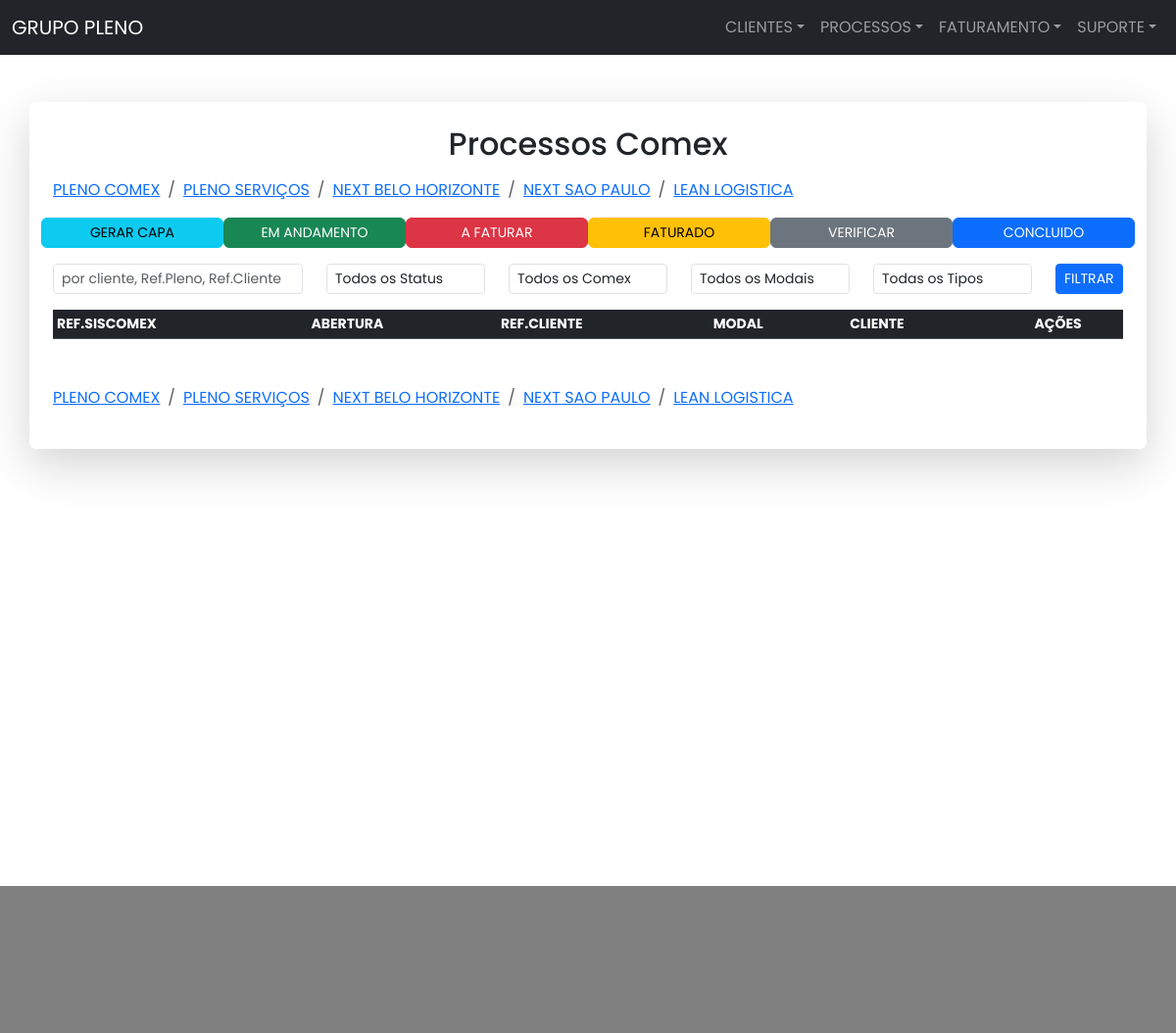
The app's page /processoscomex/, older data.
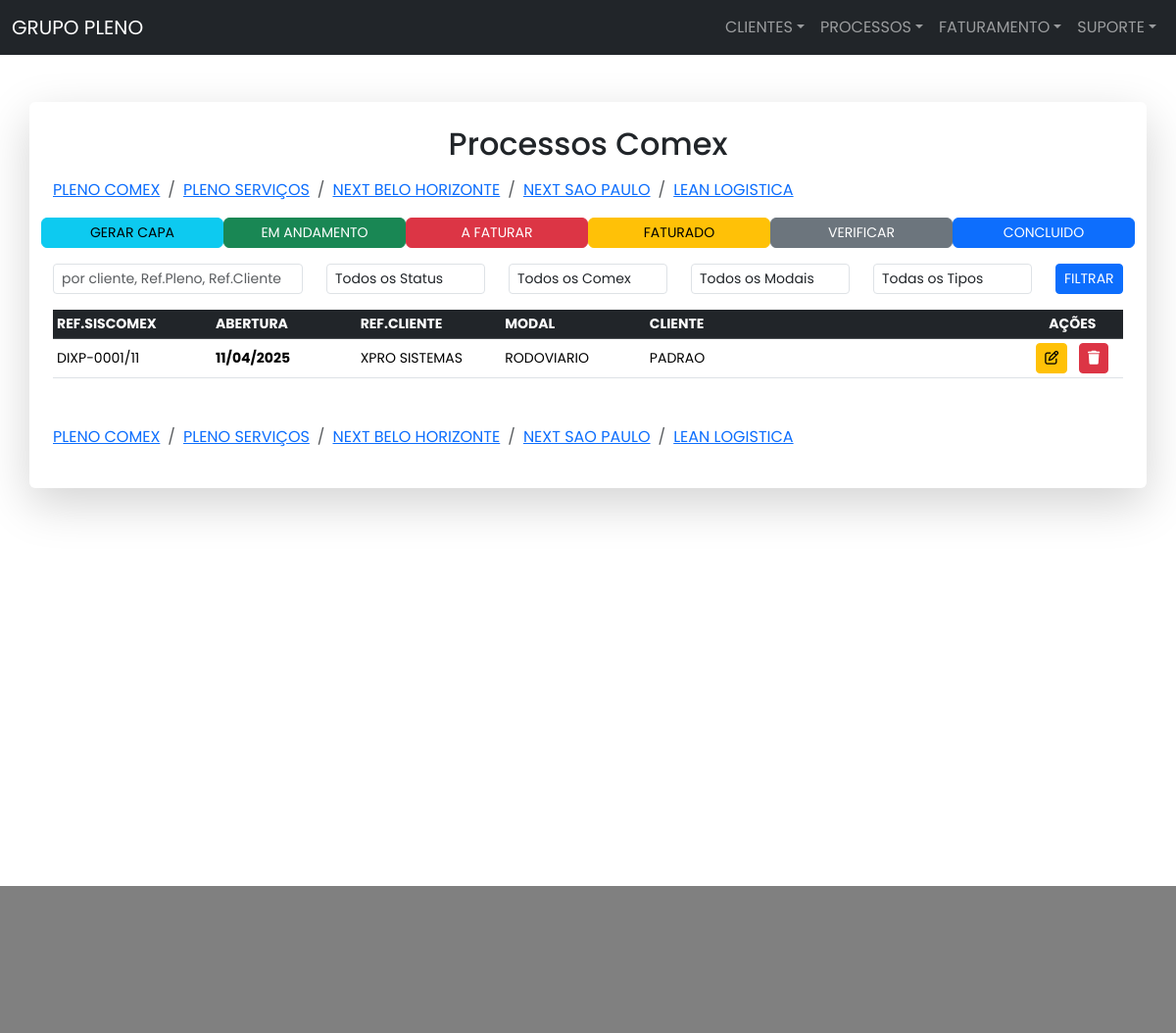
The same page, newer data.
### processos/models.py (models this page shows, shortened)
class Teste1ProcessoComex(models.Model):
    choices_status = (('N', 'NÃO INICIADO'),
                      ('E', 'EM ANDAMENTO'),
                      ('A', 'A FATURAR'),
                      ('F', 'FATURADO'),
                      ('V', 'VERIFICAR'),
                      ('C', 'CONCLUIDO'))
    status = models.CharField(
        max_length=2, choices=choices_status, default='N')
    choices_comex = (('I', 'IMPORTAÇÃO'),
                     ('E', 'EXPORTAÇÃO'),
                     ('O', 'OUTRO'))
    comex = models.CharField(
        max_length=2, choices=choices_comex, default='I')
    choices_modal = (('M', 'MARITIMO'),
                     ('A', 'AEREO'),
                     ('R', 'RODOVIARIO'),
                     ('C', 'COURIER'),
                     ('P', 'POSTAL'),
                     ('O', 'OUTRO'))
    modal = models.CharField(
        max_length=2, choices=choices_modal, default='M')
    data_abertura = models.DateTimeField(
        auto_now_add=True, verbose_name='Data Abertura', null=True, blank=True)
    codigo_processo = models.CharField(
        max_length=20, verbose_name='Codigo Processo', null=True, blank=True)
    ref_cliente = models.CharField(
        max_length=50, verbose_name='Ref Cliente', null=True, blank=True)
    numero_alternativo = models.CharField(
        max_length=10, verbose_name='Num Alternativo', null=True, blank=True)
    observacoes = models.TextField(
        verbose_name='OBSERVACOES', null=True, blank=True)
    empresa_id = models.CharField(
        max_length=10, verbose_name='Empresa', null=True, blank=True)
    cliente = models.ForeignKey(Teste1Cliente, null=True, blank=True,
                                on_delete=models.SET_NULL)
    empresa_tipo = models.ForeignKey(Teste1TipoComex, null=True, blank=True,
                                     on_delete=models.SET_NULL)
    class Meta:
        ordering = ('-id',)

### parceiros/models.py (models this page shows, shortened)
class Teste1Cliente(models.Model):
    STATUS_CHOICES = [
        ('A', 'ATIVO'),
        ('I', 'INATIVO'),
    ]
    nome = models.CharField(
        max_length=50, verbose_name='NOME FANTASIA', null=True, blank=True)
    razao_social = models.CharField(
        max_length=200, verbose_name='RAZÃO SOCIAL', null=True, blank=True)
    cnpj = models.CharField(
        max_length=25, verbose_name='CNPJ', null=True, blank=True)
    insc_est = models.CharField(
        max_length=25, verbose_name='INSC EST', null=True, blank=True)
    sigla_imp = models.CharField(
        max_length=5, verbose_name='SIGLA IMP', null=True, blank=True)
    sigla_exp = models.CharField(
        max_length=5, verbose_name='SIGLA EXP', null=True, blank=True)
    serv_sigla_imp = models.CharField(
        max_length=5, verbose_name='SIGLA IMP SERV', null=True, blank=True)
    serv_sigla_exp = models.CharField(
        max_length=5, verbose_name='SIGLA EXP SERV', null=True, blank=True)
    cod_interno = models.CharField(
        max_length=25, verbose_name='COD INTERNO', null=True, blank=True)
    observacoes = models.TextField(
        verbose_name='OBSERVACOES', null=True, blank=True)
    status = models.CharField(
        max_length=2, choices=STATUS_CHOICES)
    grupo = models.ForeignKey(Teste1Grupo, related_name='grupos',
                              on_delete=models.SET_NULL,
                              null=True, blank=True)
    categoria = models.ForeignKey(Teste1Categoria, related_name='categorias',
                                  on_delete=models.SET_NULL,
                                  null=True, blank=True)

### processos/views.py (the view, shortened to what this page needs)
class ProcessoComexView(View):
    template_name = 'processos/comex/processos_comex.html'
    def get(self, request):
        title = 'PROCESSOS COMEX'
        processos = Teste1ProcessoComex.objects.all().order_by(
            '-id')
        form = ProcessosComexForm()
        tipos_comex = Teste1TipoComex.objects.all()
        query = request.GET.get('q', '')
        status = request.GET.get('status', '')
        comex = request.GET.get('comex', '')
        modal = request.GET.get('modal', '')
        empresa_tipo = request.GET.get('empresa_tipo', '')
        if status:
            processos = processos.filter(status=status)
        if comex:
            processos = processos.filter(comex=comex)
        if modal:
            processos = processos.filter(modal=modal)
        if empresa_tipo:
            processos = processos.filter(empresa_tipo_id=empresa_tipo)
        default_page = 1
        page = request.GET.get('page', default_page)
        processos_per_page = 25
        paginator = Paginator(processos, processos_per_page)
        page_number = request.GET.get('page')
        processos_page = paginator.get_page(page_number)
        try:
            processos_page = paginator.page(page)
        except PageNotAnInteger:
            processos_page = paginator.page(default_page)
        except EmptyPage:
            processos_page = paginator.page(paginator.num_pages)
        return render(request, ProcessoComexView.template_name, {
            'title': title,
            'processos': processos_page,
            'tipos_comex': tipos_comex,
            'query': query,
            'status': status,
            'comex': comex,
            'modal': modal,
            'empresa_tipo': empresa_tipo,
            'form': form
        })

### processos/templates/processos/comex/processos_comex.html (shortened to what this page needs)
{% extends 'base.html' %}
{% load static %}
{% block body %}
<main class="container p-4 shadow-lg p-3 mb-5 bg-white rounded my-5">
    <h2 class="text-center mb-3">Processos Comex</h2>
    {% include 'processos/_breadcrumb_processos.html' %}
    <div class="row mb-3">
        <a href="{% url 'processos_comex1' %}" class="col-sm-2 btn btn-sm btn-info rounded">GERAR CAPA</a>
        <a href="{% url 'processos_comex2' %}" class="col-sm-2 btn btn-sm btn-success rounded">EM ANDAMENTO</a>
        <a href="{% url 'processos_comex3' %}" class="col-sm-2 btn btn-sm btn-danger rounded">A FATURAR</a>
        <a href="{% url 'processos_comex4' %}" class="col-sm-2 btn btn-sm btn-warning rounded">FATURADO</a>
        <a href="{% url 'processos_comex5' %}" class="col-sm-2 btn btn-sm btn-secondary rounded">VERIFICAR</a>
        <a href="{% url 'processos_comex6' %}" class="col-sm-2 btn btn-sm btn-primary rounded">CONCLUIDO</a>
    </div>
    <form method="POST" class="mb-3">
        <div class="row">
            <div class="col-sm-3">
                <input type="text" name="query" class="form-control form-control-sm" autocomplete="off"
                placeholder="por cliente, Ref.Pleno, Ref.Cliente" value="{{ query }}">
            </div>
            <div class="col-sm-2">
                <select name="status" class="form-control form-control-sm">
                    <option value="">Todos os Status</option>
                </select>
            </div>
            <div class="col-sm-2">
                <select name="comex" class="form-control form-control-sm">
                    <option value="">Todos os Comex</option>
                </select>
            </div>
            <div class="col-sm-2">
                <select name="modal" class="form-control form-control-sm">
                    <option value="">Todos os Modais</option>
                </select>
            </div>
            <div class="col-sm-2">
                <select name="empresa_tipo" class="form-control form-control-sm">
                    <option value="">Todas os Tipos</option>
                </select>
            </div>
            <div class="col-sm-1">
                <button type="submit" class="btn btn-primary btn-sm" name="search">FILTRAR</button>
            </div>
        </div>
    </form>
    <table class="table table-responsive table-hover table-sm">
        <thead class="table-dark">
          <tr class="small text-uppercase">
            <th scope="col">Ref.Siscomex</th>
            <th scope="col">Abertura</th>
            <th scope="col">Ref.Cliente</th>
            <th scope="col">Modal</th>
            <th scope="col">Cliente</th>
            <th class="text-center" scope="col">Ações</th>
          </tr>
        </thead>
        <tbody class="table-sm">
            {% for processo in processos %}
            <tr class="small">
                <td class="align-middle" style="width:100px">{{ processo.codigo_processo }}</td>
                <th class="align-middle" style="width:100px">{{ processo.data_abertura|date:"d/m/Y"  }}</th>
                <td class="align-middle" style="width:100px">{{ processo.ref_cliente }}</td>
                <td class="align-middle" style="width:100px">{{ processo.get_modal_display }}</td>
                <td class="align-middle" style="width:260px;">{{ processo.cliente.nome }}</td>
                <td class="text-center align-middle" style="width:70px">
                    <a href="" data-bs-toggle="modal" data-bs-target="#updateModal_{{ processo.id }}"
                        class="btn btn-sm btn-warning px-2 mx-1"><i
                        class="fa-regular fa-pen-to-square"></i></a>
                    <a href="" data-bs-toggle="modal" data-bs-target="#deletModal_{{ processo.id }}"
                        class="btn btn-sm btn-danger px-2 mx-1"><i
                        class="fa-solid fa-trash"></i></a>
                </td>
            </tr>
            {% endfor %}
        </tbody>
    </table>
    {% include 'processos/_breadcrumb_processos.html' %}
</main>
{% endblock %}

Row changes from the older to the newer data that the page shows:
added Teste1ProcessoComex: codigo_processo "DIXP-0001/11", data_abertura "11/04/2025", ref_cliente "XPRO SISTEMAS", modal "RODOVIARIO", cliente.nome "PADRAO"
